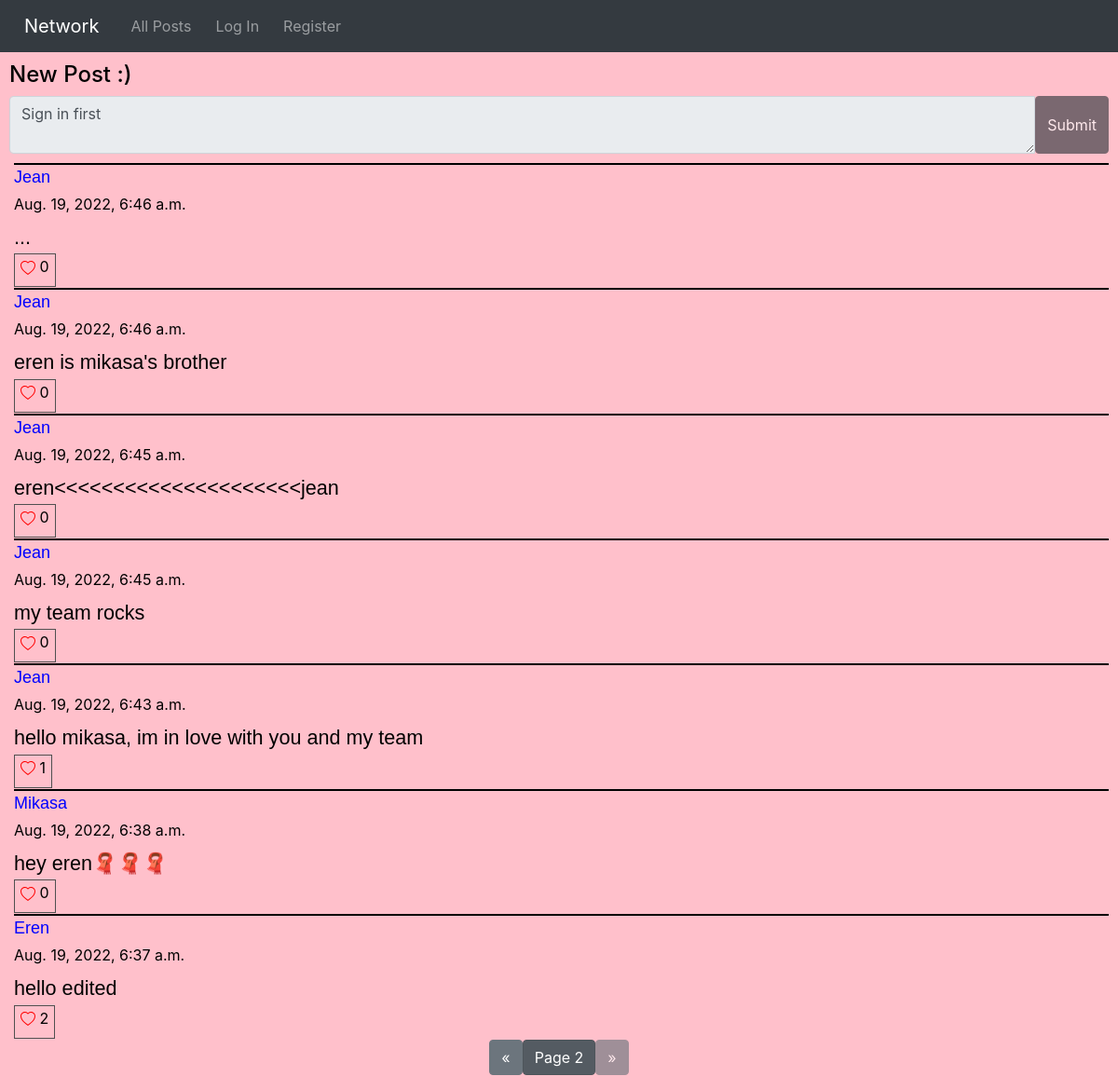
/page/2, run on the app's committed database.
### network/models.py (models this page shows, shortened)
class Posts(models.Model):
    content = models.TextField(blank=False)
    user = models.ForeignKey(User, on_delete=models.CASCADE, related_name="user_posts")
    like = models.IntegerField(default=0)
    time = models.DateTimeField(auto_now_add=True)

class User(AbstractUser):
    pass

### network/views.py (the view)
# urls.py: path("page/<int:page_no>", views.page_load, name="page"),
def page_load(request, page_no):
    posts = get_page(page_no)
    liked_posts = liked_list(posts, request.user)
    return render(request, "network/index.html", {
        "posts": posts,
        "liked_posts": liked_posts,
        "pages": "page"
    })

### network/views.py (called while the page is built)
def liked_list(posts, user):
    liked_posts = []
    for post in posts:
        for p in post.liked_usr.all():
            for usr in p.liked_users.all():
                if usr == user:
                    liked_posts.append(post.id)
    return liked_posts

def get_page(page_id):
    posts = Posts.objects.all().order_by('-time')
    return Paginator(posts, 10).page(page_id)

### network/templates/network/index.html (shortened to what this page needs)
{% extends "network/layout.html" %}
{% load static %}
{% block body %}
    <div id="all_posts">
        {% if request.user.is_authenticated %}
            <div id="post-form">
                <h4>New Post :)</h4>
                <form action="{% url 'new-post' %}" method="POST">
                    {% csrf_token %}
                    <div class="input-group">
                        <textarea class="form-control" aria-label="With textarea" name="content"></textarea>
                        <input type="submit" class="btn btn-dark" value="Submit">
                    </div>
                </form>
            </div>
        {% else %}
        <div id="post-form">
            <h4>New Post :)</h4>
            <form>
                <div class="input-group">
                    <textarea class="form-control" aria-label="With textarea" name="content" disabled>Sign in first</textarea>
                    <input type="submit" class="btn btn-dark" disabled value="Submit">
                </div>
            </form>
        </div>
        {% endif %}
        <div id="posts">
            {% for post in posts %}
                <div class="post-item post-content" id="post-item-{{ post.id }}">
                        <p class="post-user">
                            <a href="{% url 'user-posts' post.user.id 1 %}" class="post-user"> {{ post.user }}</a>
                        </p>
                        <label class="time-data">{{ post.time }}</label>
                        <br/>
                        <div class="post-text" id="post-text-{{ post.id }}">{{ post.content }}</div>
                        {% if user.is_authenticated %}
                            {% if post.id in liked_posts %}
                                <div id="like-btn-{{ post.id }}">
                                    <button class="like-btn" onclick="like_post('{{ post.id }}');">
                                        <svg xmlns="http://www.w3.org/2000/svg" width="16" height="16" fill="red" class="bi bi-heart-fill" viewBox="0 0 16 16">
                                            <path fill-rule="evenodd" d="M8 1.314C12.438-3.248 23.534 4.735 8 15-7.534 4.736 3.562-3.248 8 1.314z"/>
                                        </svg>
                                        <label class="bi-heart" id="like-no-{{ post.id }}">{{ post.like }}</label>
                                    </button>
                                </div>
                            {% else %}
                                <div id="like-btn-{{ post.id }}">
                                    <button class="like-btn" onclick="like_post('{{ post.id }}');">
                                        <svg xmlns="http://www.w3.org/2000/svg" width="16" height="16" fill="red" class="bi bi-heart" viewBox="0 0 16 16">
                                            <path d="m8 2.748-.717-.737C5.6.281 2.514.878 1.4 3.053c-.523 1.023-.641 2.5.314 4.385.92 1.815 2.834 3.989 6.286 6.357 3.452-2.368 5.365-4.542 6.286-6.357.955-1.886.838-3.362.314-4.385C13.486.878 10.4.28 8.717 2.01L8 2.748zM8 15C-7.333 4.868 3.279-3.04 7.824 1.143c.06.055.119.112.176.171a3.12 3.12 0 0 1 .176-.17C12.72-3.042 23.333 4.867 8 15z"/>
                                        </svg>
                                        <label class="bi-heart" id="like-no-{{ post.id }}">{{ post.like }}</label>
                                    </button>
                                </div>
                            {% endif %}
                        {% else %}
                        <div id="like-btn-{{ post.id }}">
                            <button class="like-btn" onclick="alert('You must me signed in to like posts');">
                                <label class="bi-heart" id="like-no-{{ post.id }}">{{ post.like }}</label>
                            </button>
                        </div>
                        {% endif %}
                </div>
            {% endfor %}
        </div>
    </div>
    <nav aria-label="Page navigation">
            <ul class="pagination justify-content-center">
            {% if posts.has_previous %}
            <li>
                <a href="{% url pages posts.previous_page_number %}">
                <button class="btn btn-secondary"> &laquo; </button>
                </a>
            </li>
            {% else %}
            <li>
                <button class="btn btn-secondary" disabled> &laquo; </button>
            </li>
            {% endif %}
            <li>
                <a href="#">
                    <button class="btn btn-secondary active">Page {{ posts.number }}</button>
                </a>
            </li>
            {% if posts.has_next %}
            <li>
                <a href="{% url pages posts.next_page_number %}">
                    <button class="btn btn-secondary"> &raquo; </button>
                </a>
            </li>
            {% else %}
                <li>
                    <button class="btn btn-secondary" disabled> &raquo; </button>
                </li>
            {% endif %}
            </ul>
    </nav>
{% endblock %}

### network/static/network/styles.css (style rules this page uses)
body { background-color: pink; color: black; }
#post-form { color: black; margin: 10px; }
#posts { margin-left: 10px; margin-right: 10px; }
.post-item { border-top: 2px solid black; font-size: large; }
.post-content { color: black; margin-left: 5px; margin-bottom: 1px; }
.time-data { color: black; font-size: medium; margin-top: 1px; }
.like-btn { background-color: transparent; border: 1px solid #505050; font-size: medium; }
.post-text { font-family: 'Lucida Sans', 'Lucida Sans Regular', 'Lucida Grande', 'Lucida Sans Unicode', Geneva, Verdana, sans-serif; font-size: larger; margin-bottom: 1px; }
.post-user { color: blue; font-family: sans-serif; text-transform: capitalize; font-size: large; margin-bottom: 1px; }

### data on the page
Posts: user "Jean", time "Aug. 19, 2022, 6:46 a.m.", content "...", like "0"
Posts: user "Jean", time "Aug. 19, 2022, 6:46 a.m.", content "eren is mikasa's brother", like "0"
Posts: user "Jean", time "Aug. 19, 2022, 6:45 a.m.", content "eren<<<<<<<<<<<<<<<<<<<<<jean", like "0"
Posts: user "Jean", time "Aug. 19, 2022, 6:45 a.m.", content "my team rocks", like "0"
Posts: user "Jean", time "Aug. 19, 2022, 6:43 a.m.", content "hello mikasa, im in love with you and my team", like "1"
Posts: user "Mikasa", time "Aug. 19, 2022, 6:38 a.m.", content "hey eren🧣🧣🧣", like "0"
Posts: user "Eren", time "Aug. 19, 2022, 6:37 a.m.", content "hello edited", like "2"

### other printed values
{{ posts.number }} "2"
